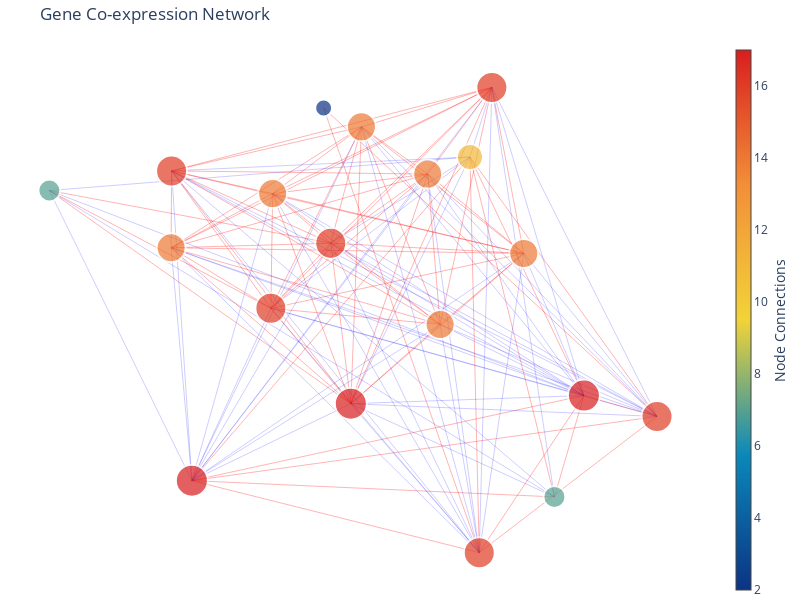

The cell this chart's notebook holds for it:
### Markdown cell above
这张图是一个基因共表达网络，表示了基因之间的相关性。这种网络用于展示基因的活性是如何相互关联的，这有助于识别可能共同参与某一生物过程的基因集合。这里是这张图的一些关键特点：

节点（Nodes）：每一个圆圈代表一个基因。例如，图中标记为 "Mt15" 的节点代表名为 "Mt15" 的基因。

边（Edges）：连线表示两个基因之间的相关性。在此网络图中，一个边的存在意味着两个基因之间有高度的共表达关系。

节点颜色：颜色代表节点的连接数，也叫“度”。深色的节点有更多的连接，而浅色的节点则有较少的连接。这意味着深色的节点在该共表达网络中与更多的基因高度相关。

节点大小：所有节点似乎都有相同的大小。但在某些网络图中，节点的大小可能会变化以表示某种度量，例如基因的表达量。

颜色条（Colorbar）：图的右边有一个颜色条，显示了节点颜色与其连接数之间的关系。例如，深蓝色代表有14个连接的节点。

从这张图可以看出，有些基因（节点）与许多其他基因高度相关，而有些基因只与少数几个基因相关。具有很多连接的基因可能在某些生物过程中起到核心作用，因为它们与许多其他基因都有关联。

总之，这种图为研究者提供了一个直观的方法，可以看到大量基因数据中的模式和关系，并可能帮助研究者识别重要的基因和基因之间的相互作用。

### Code cell
import pandas as pd
import plotly.graph_objects as go
import networkx as nx

def create_gene_network(df,color,bubble_size_ratio,k_value,iterations_value):

    # 计算相关性
    correlation_matrix = df.transpose().corr()

    # 使用networkx创建一个网络图
    G = nx.Graph()
    for gene1 in df.index:
        for gene2 in df.index:
            if gene1 != gene2:
                G.add_edge(gene1, gene2, weight=correlation_matrix.loc[gene1, gene2])

    threshold = 0.5 # 相关性系数
    edges = [(u, v) for (u, v, d) in G.edges(data=True) if abs(d['weight']) > threshold]
    G = G.edge_subgraph(edges).copy()  # 使用edges创建一个新的图，并使用copy()避免状态问题

    # pos设置,k越小则点越紧
    pos = nx.spring_layout(G, k=k_value, iterations=iterations_value)

    # 将位置作为节点属性添加到G中
    for node in G.nodes():
        G.nodes[node]['pos'] = pos[node]

    # 使用plotly创建网络图
    edge_x = []
    edge_y = []
    for edge in G.edges():
        x0, y0 = G.nodes[edge[0]]['pos']
        x1, y1 = G.nodes[edge[1]]['pos']
        edge_x.append(x0)
        edge_x.append(x1)
        edge_x.append(None)
        edge_y.append(y0)
        edge_y.append(y1)
        edge_y.append(None)
    
    # 分别创建正相关和负相关的边
    edge_x_pos, edge_y_pos = [], []
    edge_x_neg, edge_y_neg = [], []
    
    # 根据权重将边分为正负两组
    for edge in G.edges(data=True):
        x0, y0 = pos[edge[0]]
        x1, y1 = pos[edge[1]]
        if edge[2]['weight'] > 0:
            edge_x_pos.extend([x0, x1, None])
            edge_y_pos.extend([y0, y1, None])
        else:
            edge_x_neg.extend([x0, x1, None])
            edge_y_neg.extend([y0, y1, None])


    edge_trace_pos = go.Scatter(
        x=edge_x_pos, y=edge_y_pos,
        line=dict(width=0.3, color='red'),
        hoverinfo='none',
        mode='lines'
    )
    
    edge_trace_neg = go.Scatter(
        x=edge_x_neg, y=edge_y_neg,
        line=dict(width=0.2, color='blue'),
        hoverinfo='none',
        mode='lines'
    )

    node_x = []
    node_y = []
    for node in G.nodes():
        x, y = G.nodes[node]['pos']
        node_x.append(x)
        node_y.append(y)

    node_trace = go.Scatter(
        x=node_x, y=node_y,
        mode='markers',
        hoverinfo='text',
        marker=dict(
            showscale=True,
            colorscale=color,
            colorbar=dict(
                thickness=15,
                title='Node Connections',
                xanchor='left',
                titleside='right'
            ),
            line_width=2))

    node_adjacencies = []
    node_text = []
    node_sizes = []  # 添加一个列表来存储基于节点连接数的大小
    for node, adjacencies in enumerate(G.adjacency()):
        node_adjacencies.append(len(adjacencies[1]))
        node_text.append(adjacencies[0])
        node_degree = len(adjacencies[1])
        # 设置节点大小
        scaled_size = 15 + (node_degree * bubble_size_ratio)  # 基础大小为5，每个连接增加5个单位大小
        node_sizes.append(scaled_size)

    node_trace.marker.color = node_adjacencies
    node_trace.text = node_text
    node_trace.marker.size = node_sizes  # 更新marker的大小

    fig = go.Figure(data = [edge_trace_pos, edge_trace_neg, node_trace],
                    layout=go.Layout(
                        title='Gene Co-expression Network',
                        showlegend=False,
                        hovermode='closest',
                        margin=dict(b=0, l=0, r=0, t=40),
                        annotations=[
                            dict(
                                text="",
                                showarrow=False,
                                xref="paper", yref="paper",
                                x=0.005, y=-0.002)
                        ],
                        xaxis=dict(showgrid=False, zeroline=False, showticklabels=False),
                        yaxis=dict(showgrid=False, zeroline=False, showticklabels=False))
                    )

    # 定义fig的布局，设置宽度和高度
    fig.update_layout(
        autosize=False,
        width=800, 
        height=600,
        template="plotly_white"
    )
    # fig.update_traces(marker_symbol='diamond') # 更改marker的形状

    fig.show()


# 调用函数
df = pd.read_csv('./demo_RPKM.txt', sep='\t', index_col=0)
create_gene_network(df,'Portland',1,0.5,10)

### Figure 1 — Plotly figure (JSON) as saved in the notebook; plotly's stock layout.template omitted (floating-point values rounded to 4 significant figures; data arrays with more than 128 entries replaced by an {"elided": "..."} marker saying what was removed)
{"data": [{"hoverinfo": "none", "line": {"color": "red", "width": 0.3}, "mode": "lines", "type": "scatter", "x": {"elided": "219 float values"}, "y": {"elided": "219 float values"}}, {"hoverinfo": "none", "line": {"color": "blue", "width": 0.2}, "mode": "lines", "type": "scatter", "x": {"elided": "168 float values"}, "y": {"elided": "168 float values"}}, {"hoverinfo": "text", "marker": {"color": [16, 16, 14, 14, 11, 17, 16, 17, 16, 7, 16, 7, 17, 16, 14, 2, 14, 14, 14], "colorbar": {"thickness": 15, "title": {"side": "right", "text": "Node Connections"}, "xanchor": "left"}, "colorscale": [[0, "rgb(12,51,131)"], [0.25, "rgb(10,136,186)"], [0.5, "rgb(242,211,56)"], [0.75, "rgb(242,143,56)"], [1, "rgb(217,30,30)"]], "line": {"width": 2}, "showscale": true, "size": [31, 31, 29, 29, 26, 32, 31, 32, 31, 22, 31, 22, 32, 31, 29, 17, 29, 29, 29]}, "mode": "markers", "text": ["RGL4", "MPP7", "UGCG", "CYSTM1", "ANXA2", "ENDOD1", "ARHGAP24", "CST7", "HIST1H2BM", "EMP1", "NFAM1", "SLC40A1", "CD52", "HIST1H2BH", "PFKFB3", "SNORD116-20", "STX11", "SYNE2", "TCN1"], "type": "scatter", "x": [-0.3023, -0.1282, -0.2972, 0.1536, 0.2766, -0.5321, 0.3403, -0.06984, 0.8205, 0.5222, -0.5911, -0.9465, 0.6079, 0.3036, 0.433, -0.1489, 0.1898, -0.5923, -0.03894], "y": [-0.1019, 0.1376, 0.3199, 0.3915, 0.4545, -0.7354, 0.7103, -0.4526, -0.4995, -0.7952, 0.4032, 0.331, -0.4225, -1, 0.09966, 0.6346, -0.1611, 0.1207, 0.5651]}], "layout": {"annotations": [{"showarrow": false, "text": "", "x": 0.005, "xref": "paper", "y": -0.002, "yref": "paper"}], "autosize": false, "height": 600, "hovermode": "closest", "margin": {"b": 0, "l": 0, "r": 0, "t": 40}, "showlegend": false, "title": {"text": "Gene Co-expression Network"}, "width": 800, "xaxis": {"showgrid": false, "showticklabels": false, "zeroline": false}, "yaxis": {"showgrid": false, "showticklabels": false, "zeroline": false}}}
